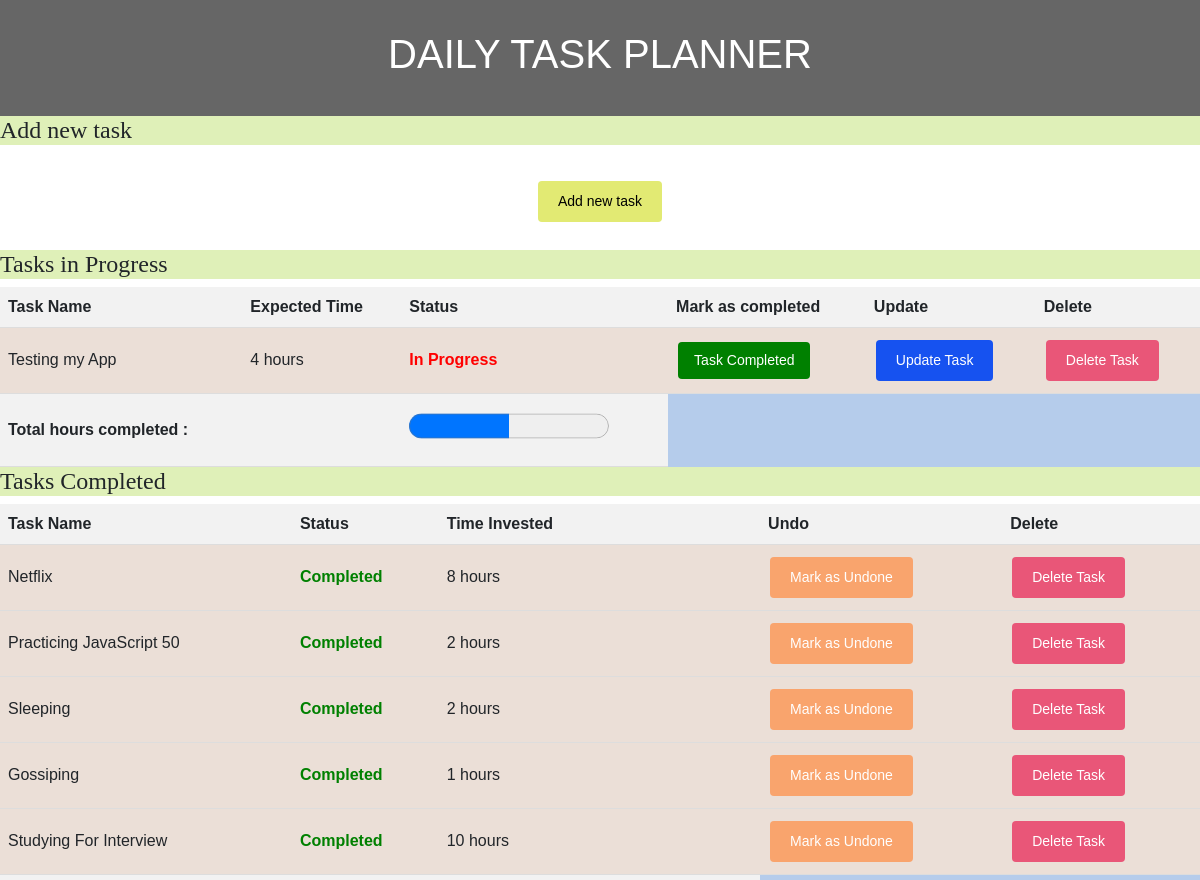
Before: / (upper part) with the older database file.
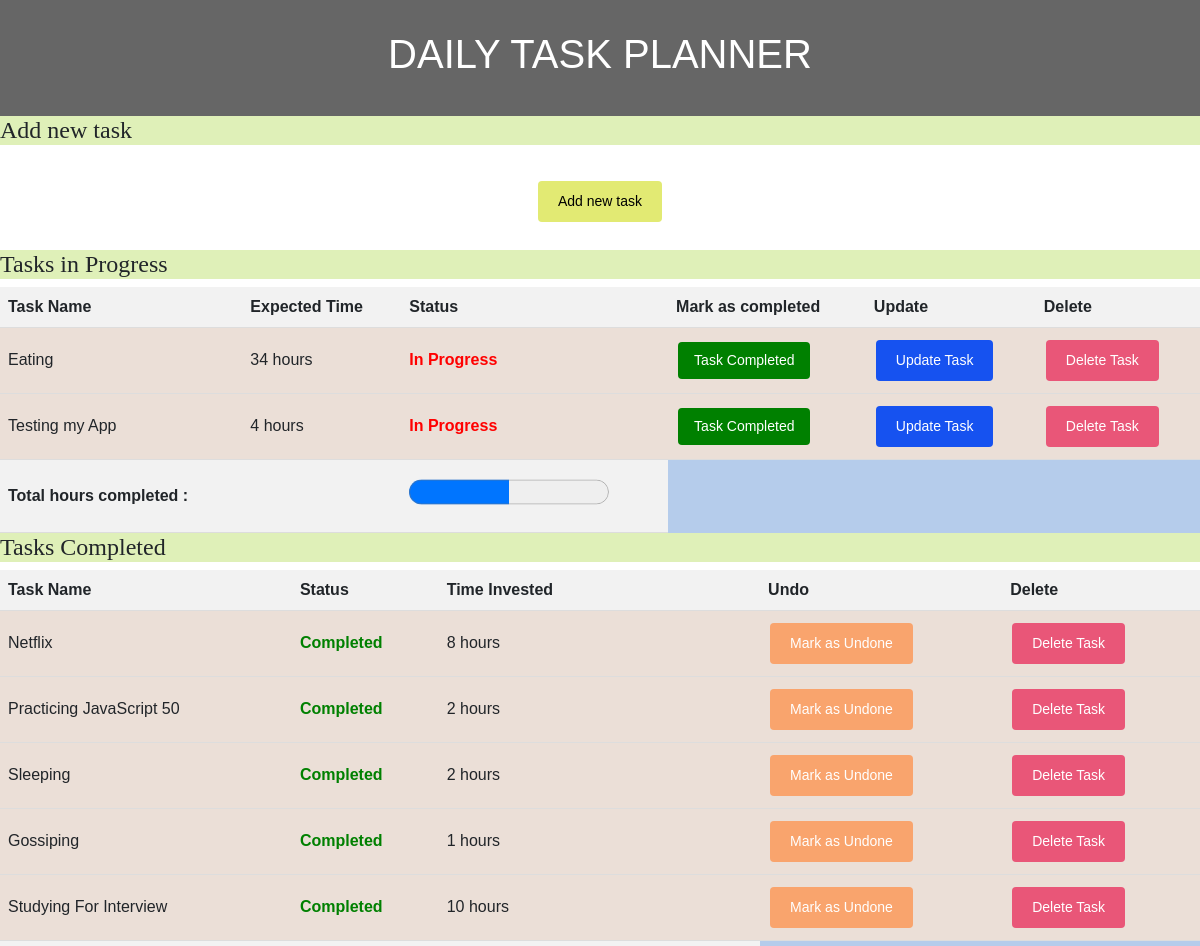
After: the same page with the newer database file.
### app/models.py (models this page shows, shortened)
class Tasks(models.Model):
    task_name = models.CharField(max_length=100)
    time = models.IntegerField()
    completed = models.BooleanField(default=False)
    created_time = models.DateTimeField(default=timezone.now)
    updated_time = models.DateTimeField(default=timezone.now)

### app/views.py (the view)
# urls.py: path('', views.index, name="index"),
def index(request):
    in_progess_tasks = Tasks.objects.filter(completed=False).order_by('-created_time')
    completed_tasks = Tasks.objects.filter(completed=True)
    context = {
        "in_progess_tasks": in_progess_tasks,
        "completed_tasks" : completed_tasks,
        }
    return render(request, 'app/index.html', context)

### app/templates/app/index.html (shortened to what this page needs)
{% load static %}
<!DOCTYPE html>
<html>
<head>
    <link href="https://cdn.jsdelivr.net/npm/bootstrap@5.0.2/dist/css/bootstrap.min.css" rel="stylesheet">
    <link rel="stylesheet" href="{% static 'app/css/style.css' %}">
</head>
<body>
  <header>
    <h1 id=""> DAILY TASK PLANNER</h1>
  </header>
  <h2>Add new task</h2>
  <div class="center">
      <a href="{% url 'add_task' %}" class="button add-new-task">Add new task</a>
  </div>
    <table id="taskTable1">
        <h2>Tasks in Progress</h2>
        <tr>
          <th>Task Name</th>
          <th>Expected Time</th>
          <th>Status</th>
          <th>Mark as completed</th>
          <th>Update</th>
          <th>Delete</th>
        </tr>
        {% for task in in_progess_tasks %}
            <tr>
            <td>{{  task.task_name  }}</td>
            <td>{{  task.time  }} hours</td>
            {% if   task.completed   %}
                <td class="completed">Completed</td>
            {% else %}
                <td class="not-completed">In Progress</td>
            {% endif %}
            <td><a href="{% url 'completed_tasks' task.id %}" class="button green-button">Task Completed</a></td>
            <td><a href="{% url 'task_update' task.id %}" class="button completed-button">Update Task</a></td>
            <td><a href="{% url 'task_delete' task.id %}" class="button delete-button">Delete Task</a></td>
            </tr>
        {% endfor %}
        <tr>
          <tr>
            <th>Total hours completed : </th>
            <th></th>
            <th><progress id="progressBar1" value="0" max="100"></progress></th>
        </tr>
      </table>
      <table id="taskTable2">
        <h2>Tasks Completed</h2>
        <tr>
          <th>Task Name</th>
          <th>Status</th>
          <th>Time Invested</th>
          <th>Undo</th>
          <th>Delete</th>
        </tr>
        {% for task in completed_tasks%}
            <tr>
            <td>{{  task.task_name  }}</td>
            {% if   task.completed   %}
                <td class="completed">Completed</td>
            {% else %}
                <td class="not-completed">In Progress</td>
            {% endif %}
            <td>{{  task.time  }} hours</td>
            <td><a href="{% url 'task_undone' task.id %}" class="button mark-as-undone-button">Mark as Undone</a>
            <td><a href="{% url 'task_delete' task.id %}" class="button delete-button">Delete Task</a></td>
        {% endfor %}
        <tr>
        <th>Total hours completed : </th>
        <th></th>
        <th><progress id="progressBar2" value="0" max="100"></progress></th>
        </tr>
      </table>
</body>
</html>

### app/static/app/css/style.css (style rules this page uses)
html { background-color: #e2ecf3; }
body { font-family: Arial, Helvetica, sans-serif; }
header { background-color: #666; padding: 30px; text-align: center; font-size: 35px; color: white; }
.center { text-align: center; }
.button { display: inline-block; padding: 8px 16px; background-color: #4CAF50; color: white; border: none; text-align: center; text-decoration: none; font-size: 14px; margin: 4px 2px; cursor: pointer; border-radius: 4px; }
.completed-button { background-color: #808080; }
table { background-color: #b5cceb; width: 100%; border-collapse: collapse; font-family: Arial, sans-serif; }
h2 { background-color: #dff0b8; width: 100%; border-collapse: collapse; font-family: Georgia, serif; font-size: x-large; }
th, td { background-color: #ebdfd7; padding: 8px; text-align: left; border-bottom: 1px solid #ddd; }
th { background-color: #f2f2f2; }
.completed { color: green; font-weight: bold; }
.not-completed { color: red; font-weight: bold; }
.green-button { background-color: green; color: white; }
.completed-button { background-color: #1652F0; color: white; border: none; padding: 10px 20px; text-decoration: none; font-size: 14px; border-radius: 4px; cursor: pointer; transition: background-color 0.3s ease; }
.delete-button { background-color: #E95678; color: white; border: none; padding: 10px 20px; text-decoration: none; font-size: 14px; border-radius: 4px; cursor: pointer; transition: background-color 0.3s ease; }
.mark-as-undone-button { background-color: #F9A46D; color: white; border: none; padding: 10px 20px; text-decoration: none; font-size: 14px; border-radius: 4px; cursor: pointer; transition: background-color 0.3s ease; }
.add-new-task { background-color: #E2EA73; color: black; border: none; padding: 10px 20px; text-decoration: none; font-size: 14px; border-radius: 4px; cursor: pointer; transition: background-color 0.3s ease; }

### app/templates/app/index.html (style rules this page uses)
progress { width: 200px; height: 50px; }

Changed rows visible on the page:
added Tasks: task_name "Eating", time "34", completed "In Progress", shown under "Tasks in Progress"
